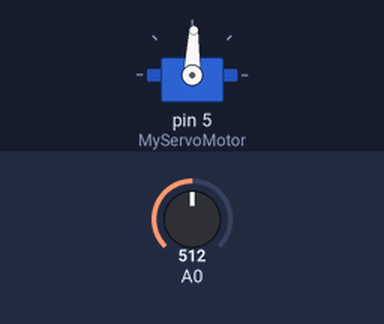
A sketch run on a simulated Arduino Uno, built with avr-gcc and run on an emulated ATmega328P. Parts: servo. Inputs (shaded band) come from the test bench; at power-on: A0 = 512.

Above: at 1.2 s.
1.3 s: A0 set to 716
At 2.5 s:
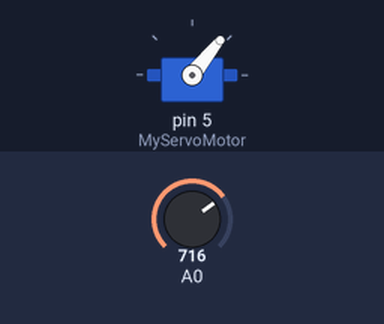
2.8 s: A0 set to 900
At 3.8 s:
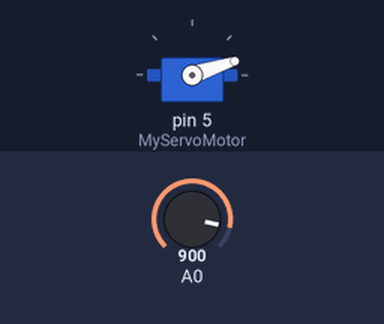
4.3 s: A0 set to 306
At 5.0 s:
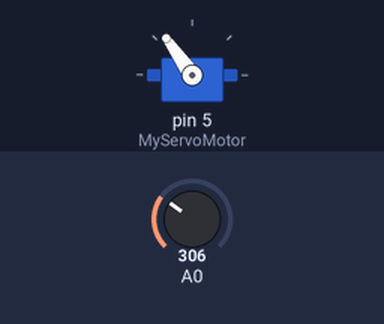
5.8 s: A0 set to 122
At 6.1 s:
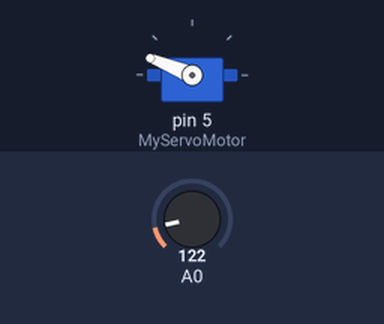
7.3 s: A0 set to 0
At 8.4 s:
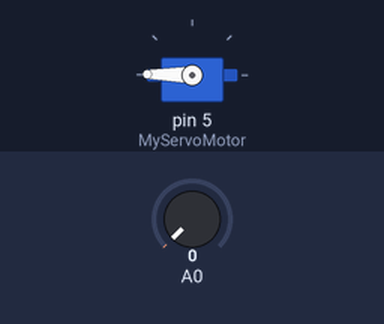
8.8 s: A0 set to 511
At 9.6 s:
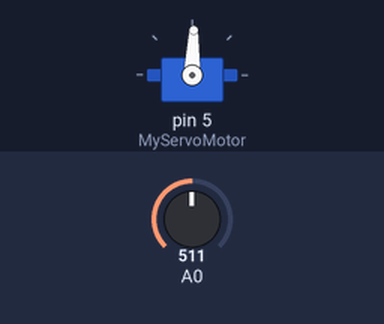
Timing chart, 0 to 11.3 s (numbered marks = the images above; inputs shaded):
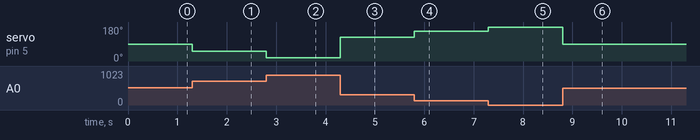

Measured:
- after the input at 1.3 s, servo on pin 5 (MyServoMotor): 88° → 51° at once
- after the input at 2.8 s, servo on pin 5 (MyServoMotor): 51° → 18° at once
- after the input at 4.3 s, servo on pin 5 (MyServoMotor): 18° → 125° at once
- after the input at 5.8 s, servo on pin 5 (MyServoMotor): 125° → 158° at once
- after the input at 7.3 s, servo on pin 5 (MyServoMotor): 158° → 179° at once
- after the input at 8.8 s, servo on pin 5 (MyServoMotor): 179° → 88° at once

The sketch:

L05_Servo_Light.ino
```cpp
#include <Servo.h>

Servo MyServoMotor;

void setup()
{
  MyServoMotor.attach(5);
}

void loop()
{

  int AmountOfLight = analogRead(0);
  int ServoPosition = map(AmountOfLight, 0, 1000, 179, 0);
  MyServoMotor.write(ServoPosition);

}
```
